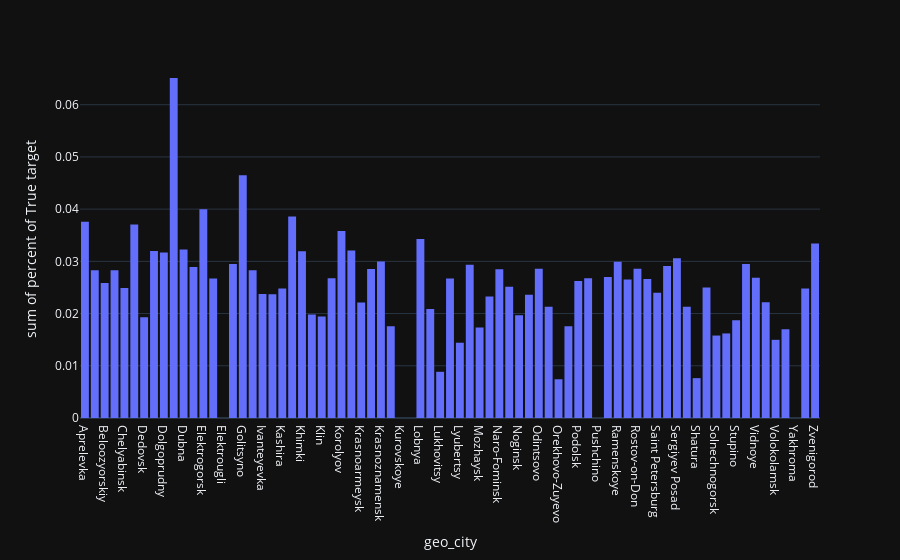

The notebook cell saved with this chart:
### Code cell
target_percent_by_category(df[df.geo_city.isin(BIG_CITIES | MOSCOW_REGION)], 'geo_city')

### Figure 1 — Plotly figure (JSON) as saved in the notebook; plotly's stock layout.template omitted (floating-point values rounded to 4 significant figures)
{"data": [{"alignmentgroup": "True", "bingroup": "x", "histfunc": "sum", "hovertemplate": "geo_city=%{x}<br>sum of percent of True target=%{y}<extra></extra>", "legendgroup": "", "marker": {"color": "#636efa", "pattern": {"shape": ""}}, "name": "", "offsetgroup": "", "orientation": "v", "showlegend": false, "x": ["Aprelevka", "Balashikha", "Beloozyorskiy", "Chekhov", "Chelyabinsk", "Chernogolovka", "Dedovsk", "Dmitrov", "Dolgoprudny", "Domodedovo", "Dubna", "Dzerzhinsky", "Elektrogorsk", "Elektrostal", "Elektrougli", "Fryazino", "Golitsyno", "Istra", "Ivanteyevka", "Izhevsk", "Kashira", "Kazan", "Khimki", "Khotkovo", "Klin", "Kolomna", "Korolyov", "Kotelniki", "Krasnoarmeysk", "Krasnogorsk", "Krasnoznamensk", "Kubinka", "Kurovskoye", "Likino-Dulyovo", "Lobnya", "Losino-Petrovsky", "Lukhovitsy", "Lytkarino", "Lyubertsy", "Moscow", "Mozhaysk", "Mytishchi", "Naro-Fominsk", "Nizhny Novgorod", "Noginsk", "Novosibirsk", "Odintsovo", "Omsk", "Orekhovo-Zuyevo", "Pavlovsky Posad", "Podolsk", "Protvino", "Pushchino", "Pushkino", "Ramenskoye", "Reutov", "Rostov-on-Don", "Ruza", "Saint Petersburg", "Samara", "Sergiyev Posad", "Serpukhov", "Shatura", "Shchyolkovo", "Solnechnogorsk", "Staraya Kupavna", "Stupino", "Ufa", "Vidnoye", "Volgograd", "Volokolamsk", "Voskresensk", "Yakhroma", "Yekaterinburg", "Zvenigorod"], "xaxis": "x", "y": [0.03761, 0.02831, 0.02586, 0.02829, 0.02489, 0.03704, 0.01931, 0.03198, 0.0317, 0.06513, 0.03226, 0.0289, 0.04, 0.02674, 0.0, 0.02949, 0.04651, 0.02827, 0.02376, 0.02369, 0.02479, 0.03857, 0.03196, 0.0198, 0.01943, 0.02677, 0.03583, 0.03209, 0.02214, 0.02855, 0.02996, 0.01759, 0.0, 0.0, 0.03427, 0.0209, 0.00885, 0.02672, 0.01442, 0.02934, 0.01733, 0.02328, 0.02849, 0.02515, 0.01967, 0.0236, 0.0286, 0.02131, 0.007418, 0.01758, 0.02624, 0.02676, 0.0, 0.02698, 0.02991, 0.02653, 0.02859, 0.02661, 0.02397, 0.02909, 0.03061, 0.0213, 0.007634, 0.02501, 0.01579, 0.01619, 0.01874, 0.02948, 0.02688, 0.02214, 0.01497, 0.017, 0.0, 0.02478, 0.03341], "yaxis": "y", "type": "histogram"}], "layout": {"xaxis": {"anchor": "y", "domain": [0.0, 1.0], "title": {"text": "geo_city"}}, "yaxis": {"anchor": "x", "domain": [0.0, 1.0], "title": {"text": "sum of percent of True target"}}, "legend": {"tracegroupgap": 0}, "margin": {"t": 60}, "barmode": "relative"}}
